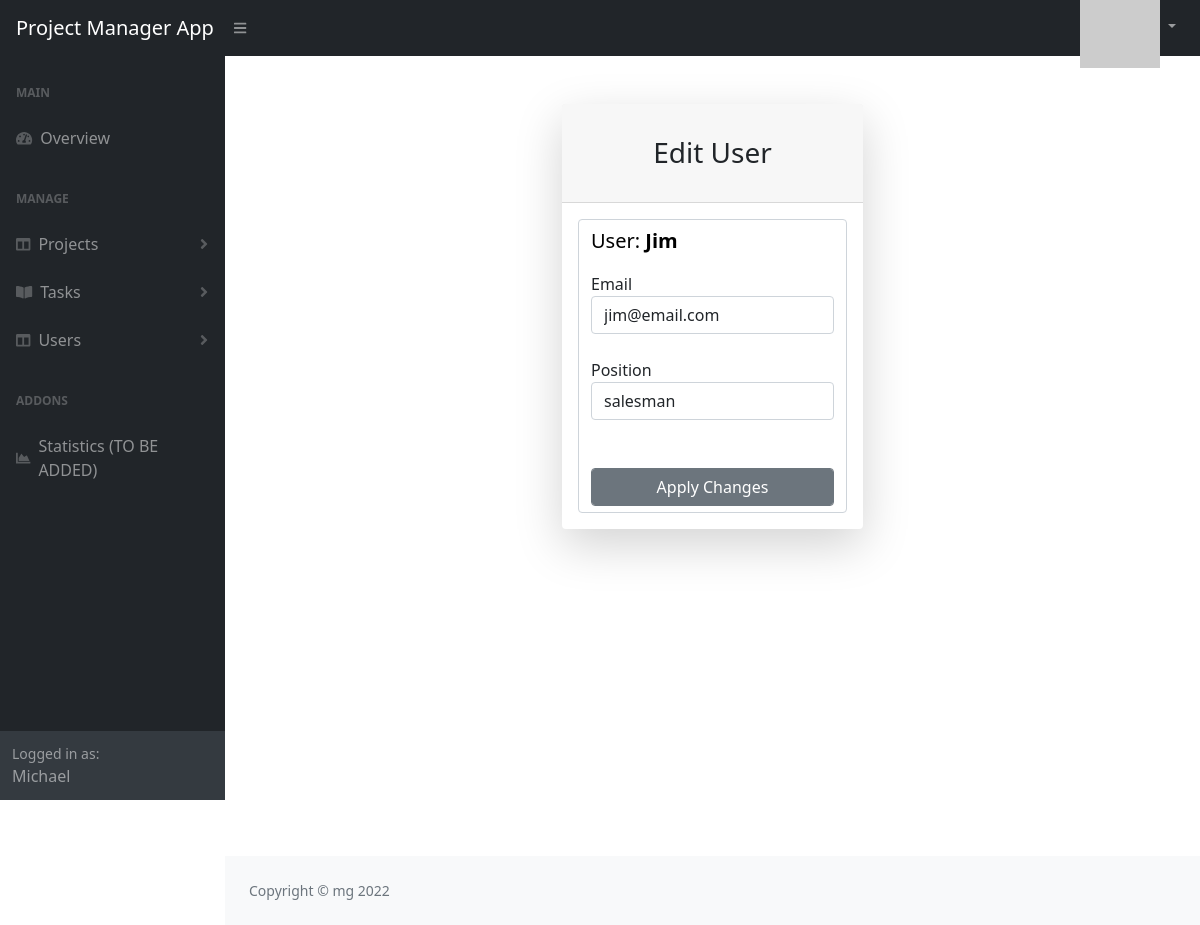
Page /edit-user/2 (signed in) on the committed database.
### main.py (models this page shows)
class User(UserMixin, db.Model):
    __tablename__ = "users"
    id = db.Column(db.Integer, primary_key=True)
    email = db.Column(db.String(100), unique=True)
    password = db.Column(db.String(100))
    name = db.Column(db.String(100))
    position = db.Column(db.String(100))
    project_id = db.Column(db.Integer, db.ForeignKey("projects.id"))
    project = relationship("Project", back_populates="users")
    tasks = relationship("Task", secondary=user_task, backref="involved_users")

### main.py (the view)
@app.route("/edit-user/<int:user_id>", methods=["GET", "POST"])
@login_required
def edit_user(user_id):
    user = User.query.get(user_id)
    form = EditUser(
        email=user.email,
        position=user.position,
    )
    if form.validate_on_submit():
        user.email = form.email.data
        user.position = form.position.data
        db.session.commit()
        return redirect("/users")
    return render_template("edit_user.html", form=form, user=user)

### forms.py
class EditUser(FlaskForm):
    email = EmailField("Email", validators=[DataRequired()])
    position = StringField("Position", validators=[DataRequired()])
    submit = SubmitField("Apply Changes")

### main.py (called while the page is built)
@login_manager.user_loader
def load_user(user_id):
    user = User.query.get(user_id)
    if user:
        return user
    else:
        return None

### templates/edit_user.html (shortened to what this page needs)
{% include "header.html" %}
{% include "side_navbar.html" %}
{% import "bootstrap/wtf.html" as wtf %}
<div id="layoutSidenav_content">
    <body class="bg-primary">
        <div id="layoutAuthentication">
            <div id="layoutAuthentication_content">
                <main>
                    <div class="container">
                        <div class="row justify-content-center">
                            <div class="col-lg-4">
                                <div class="card shadow-lg border-0 rounded-lg mt-5">
                                    <div class="card-header"><h3 class="text-center font-weight-light my-4">Edit User</h3></div>
                                    <div class="card-body">
                                        <form class="form-control" action="" method="post" role="form">
                                            <div class="blockquote text-black">
                                                User: <strong>{{ user.name }}</strong>
                                            </div>
                                            {{ wtf.form_field(form.email) }}<br>
                                            {% if current_user.position == "manager" %}
                                                {{ wtf.form_field(form.position) }}
                                            {% endif %}
                                            <br><br>
                                            {{ wtf.form_field(form.submit, class_="form-control btn btn-secondary") }}
                                        </form>
                                    </div>
                                </div>
                            </div>
                        </div>
                    </div>
                </main>
            </div>
        </div>
{% include "footer.html" %}

### templates/side_navbar.html (shortened to what this page needs)
<div id="layoutSidenav">
    <div id="layoutSidenav_nav">
        <nav class="sb-sidenav accordion sb-sidenav-dark" id="sidenavAccordion">
            <div class="sb-sidenav-menu">
                <div class="nav">
                    <div class="sb-sidenav-menu-heading">Main</div>
                    <a class="nav-link" href="{{ url_for('index')}}">
                        <div class="sb-nav-link-icon"><i class="fas fa-tachometer-alt"></i></div>
                        Overview
                    </a>
                    {% if current_user.position == "manager" %}
                    <div class="sb-sidenav-menu-heading">Manage</div>
                    <a class="nav-link collapsed" href="#" data-bs-toggle="collapse" data-bs-target="#collapseLayouts"
                       aria-expanded="false" aria-controls="collapseLayouts">
                        <div class="sb-nav-link-icon"><i class="fas fa-columns"></i></div>
                        Projects
                        <div class="sb-sidenav-collapse-arrow"><i class="fas fa-angle-down"></i></div>
                    </a>
                    <a class="nav-link collapsed" href="#" data-bs-toggle="collapse" data-bs-target="#collapsePages"
                       aria-expanded="false" aria-controls="collapsePages">
                        <div class="sb-nav-link-icon"><i class="fas fa-book-open"></i></div>
                        Tasks
                        <div class="sb-sidenav-collapse-arrow"><i class="fas fa-angle-down"></i></div>
                    </a>
                    <a class="nav-link collapsed" href="#" data-bs-toggle="collapse" data-bs-target="#collapseUsers"
                       aria-expanded="false" aria-controls="collapseUsers">
                        <div class="sb-nav-link-icon"><i class="fas fa-columns"></i></div>
                        Users
                        <div class="sb-sidenav-collapse-arrow"><i class="fas fa-angle-down"></i></div>
                    </a>
                    <div class="sb-sidenav-menu-heading">Addons</div>
                    <a class="nav-link" href="#">
                        <div class="sb-nav-link-icon"><i class="fas fa-chart-area"></i></div>
                        Statistics (TO BE ADDED)
                    </a>
                {% endif %}
                </div>
            </div>
            {% if current_user.is_authenticated %}
            <div class="sb-sidenav-footer">
                <div class="small">Logged in as:</div>
                {{ current_user.name }}
            </div>
            {% endif %}
        </nav>
    </div>

### rows in the picture
User: name "Michael"
User: name "Jim", email "jim@email.com", position "salesman"
